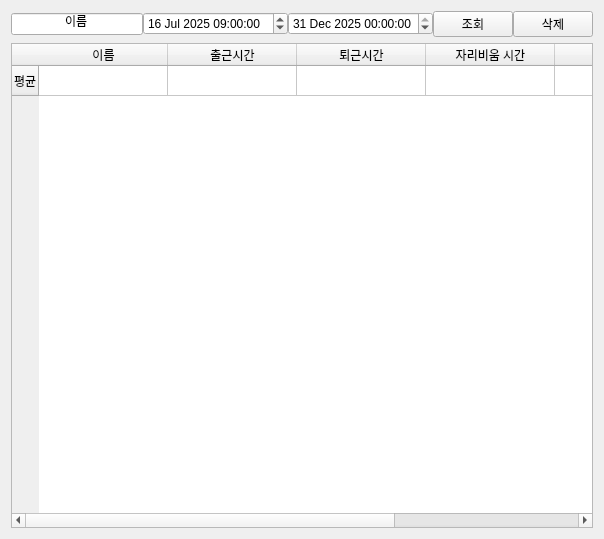
<?xml version="1.0" encoding="UTF-8"?>
<ui version="4.0">
 <class>AttendanceTable</class>
 <widget class="QWidget" name="AttendanceTable">
  <property name="geometry">
   <rect>
    <x>0</x>
    <y>0</y>
    <width>604</width>
    <height>539</height>
   </rect>
  </property>
  <property name="sizePolicy">
   <sizepolicy hsizetype="Expanding" vsizetype="Expanding">
    <horstretch>0</horstretch>
    <verstretch>0</verstretch>
   </sizepolicy>
  </property>
  <property name="windowTitle">
   <string>Form</string>
  </property>
  <layout class="QVBoxLayout" name="verticalLayout_2">
   <item>
    <layout class="QVBoxLayout" name="verticalLayout" stretch="0">
     <property name="spacing">
      <number>0</number>
     </property>
     <item>
      <layout class="QHBoxLayout" name="horizontalLayout">
       <property name="spacing">
        <number>0</number>
       </property>
       <item>
        <widget class="QLineEdit" name="leName">
         <property name="text">
          <string>이름</string>
         </property>
         <property name="alignment">
          <set>Qt::AlignmentFlag::AlignCenter</set>
         </property>
        </widget>
       </item>
       <item>
        <widget class="QDateTimeEdit" name="dateFrom">
         <property name="date">
          <date>
           <year>2025</year>
           <month>7</month>
           <day>16</day>
          </date>
         </property>
         <property name="time">
          <time>
           <hour>9</hour>
           <minute>0</minute>
           <second>0</second>
          </time>
         </property>
        </widget>
       </item>
       <item>
        <widget class="QDateTimeEdit" name="dateTo">
         <property name="dateTime">
          <datetime>
           <hour>0</hour>
           <minute>0</minute>
           <second>0</second>
           <year>2025</year>
           <month>12</month>
           <day>31</day>
          </datetime>
         </property>
        </widget>
       </item>
       <item>
        <widget class="QPushButton" name="pbSearch">
         <property name="text">
          <string>조회</string>
         </property>
        </widget>
       </item>
       <item>
        <widget class="QPushButton" name="pPBdeleteDB">
         <property name="text">
          <string>삭제</string>
         </property>
        </widget>
       </item>
      </layout>
     </item>
    </layout>
   </item>
   <item>
    <widget class="QTableWidget" name="tableWidget">
     <property name="layoutDirection">
      <enum>Qt::LayoutDirection::LeftToRight</enum>
     </property>
     <property name="columnCount">
      <number>6</number>
     </property>
     <attribute name="horizontalHeaderDefaultSectionSize">
      <number>129</number>
     </attribute>
     <attribute name="horizontalHeaderStretchLastSection">
      <bool>true</bool>
     </attribute>
     <attribute name="verticalHeaderMinimumSectionSize">
      <number>17</number>
     </attribute>
     <row>
      <property name="text">
       <string>평균</string>
      </property>
     </row>
     <column>
      <property name="text">
       <string>이름</string>
      </property>
     </column>
     <column>
      <property name="text">
       <string>출근시간</string>
      </property>
     </column>
     <column>
      <property name="text">
       <string>퇴근시간</string>
      </property>
     </column>
     <column>
      <property name="text">
       <string>자리비움 시간</string>
      </property>
     </column>
     <column>
      <property name="text">
       <string>졸음시간</string>
      </property>
     </column>
     <column>
      <property name="text">
       <string>순수업무 시간</string>
      </property>
     </column>
    </widget>
   </item>
  </layout>
 </widget>
 <resources/>
 <connections/>
</ui>
